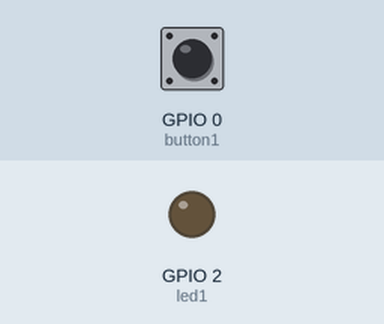
Bench run of a program on a simulated ESP32 board running MicroPython. Shown: output pins drawn as LEDs (lit = HIGH). The test bench sets the inputs (shaded band); at power-on: GPIO 0 (button1) HIGH.

Above: at 1.2 s.
1.3 s: GPIO 0 (button1) pulled LOW for 0.15 s
At 1.8 s:
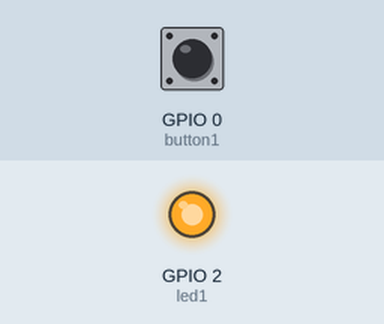
2.9 s: GPIO 0 (button1) pulled LOW for 1 s
At 4.2 s:
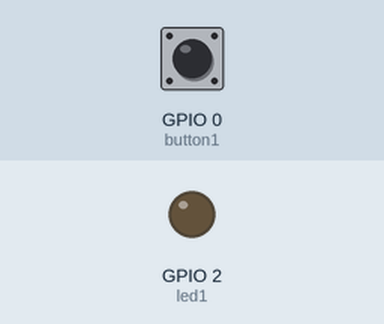
5.4 s: GPIO 0 (button1) pulled LOW for 3.2 s
At 6.1 s:
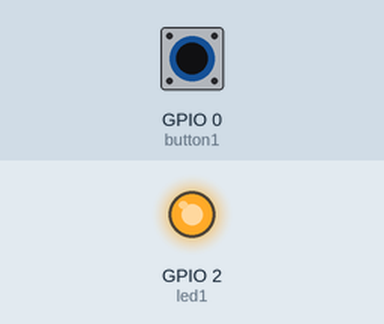
Timing chart, 0 to 8.4 s (numbered marks = the images above; inputs shaded):
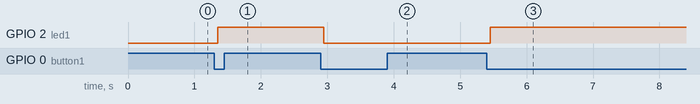

Measured:
- after the input at 1.3 s, GPIO 2 (led1): LOW → HIGH after 0.05 s
- after the input at 2.9 s, GPIO 2 (led1): HIGH → LOW after 0.05 s
- after the input at 5.4 s, GPIO 2 (led1): LOW → HIGH after 0.05 s

The program:

PushButton_Lichtschalter_irq_debounced.py
```python
import machine
import time

led1 = machine.Pin(2, machine.Pin.OUT)
button1 = machine.Pin(0, machine.Pin.IN, machine.Pin.PULL_UP)

state = False
buttonHasBeenPressed = False

def irq_pushButton_bad(pin):
    global state
    time.sleep_ms(50) # 50ms warten (debounce) - ACHTUNG: sleep im IRQ ist schlecht!
    state = not state
    led1.value(state)

button1.irq(irq_pushButton_bad, machine.Pin.IRQ_FALLING) # irq bei fallender Flanke

def irq_pushButton_better(pin):
    # move processing and debouncing to main loop
    global buttonHasBeenPressed
    buttonHasBeenPressed = True

# button1.irq(irq_pushButton_better, machine.Pin.IRQ_FALLING) # irq bei fallender Flanke

while True:
    if buttonHasBeenPressed == True:
        time.sleep_ms(50) # warten
        state = not state
        buttonHasBeenPressed = False

    led1.value(state)
```
